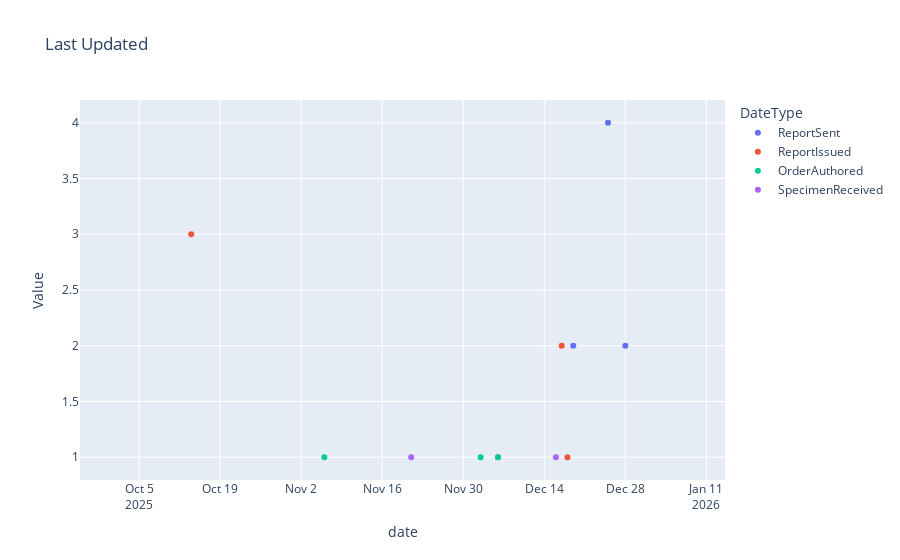
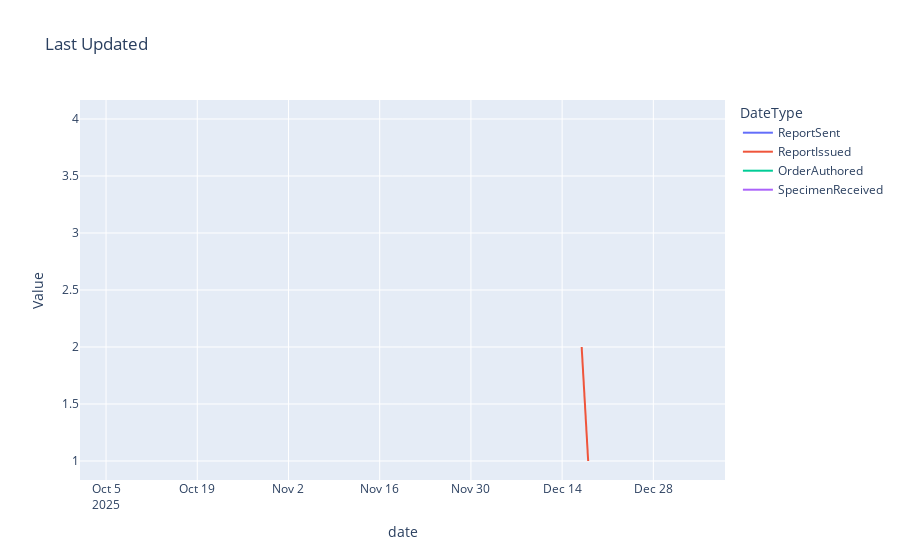

Write notebook code for charts like these, in order.
### Code cell
dti = pd.date_range("2025-10-01", periods=100, freq="d").to_frame(index=False, name="date")
dti['date'] = dti['date'].dt.date

df['ReportSentDT'] = df['lastUdatedDate'].dt.date
df['ReportIssuedDT'] = df['issuedDate'].dt.date
df['OrderAuthoredDT'] = df['authoredOnDate'].dt.date
df['SpecimenReceivedDT'] = df['receivedDate'].dt.date

dfA = df.groupby(['ReportSentDT']).size().reset_index(name='ReportSent')
dfB = df.groupby(['ReportIssuedDT']).size().reset_index(name='ReportIssued')
dfC = df.groupby(['OrderAuthoredDT']).size().reset_index(name='OrderAuthored')
dfD = df.groupby(['SpecimenReceivedDT']).size().reset_index(name='SpecimenReceived')

df_merged = pd.merge(dti, dfA, left_on='date', right_on='ReportSentDT', how='left')
df_merged = pd.merge(df_merged, dfB, left_on='date', right_on='ReportIssuedDT', how='left')
df_merged = pd.merge(df_merged, dfC, left_on='date', right_on='OrderAuthoredDT', how='left')
df_merged = pd.merge(df_merged, dfD, left_on='date', right_on='SpecimenReceivedDT', how='left')
df_merged.drop(columns=['ReportSentDT', 'ReportIssuedDT', 'OrderAuthoredDT','SpecimenReceivedDT'], inplace=True)

dfmelt = df_merged.melt(id_vars=["date"],
        var_name="DateType",
        value_name="Value")

fig = px.scatter(dfmelt,x="date", y="Value", color="DateType",  title="Last Updated")
fig.show()

fig = px.line(dfmelt,x="date", y="Value", color="DateType",  title="Last Updated")
fig.show()

dfmelt

### Figure 1 — Plotly figure (JSON) as saved in the notebook; plotly's stock layout.template omitted (floating-point values rounded to 4 significant figures)
{"data": [{"hovertemplate": "DateType=ReportSent<br>date=%{x}<br>Value=%{y}<extra></extra>", "legendgroup": "ReportSent", "marker": {"color": "#636efa", "symbol": "circle"}, "mode": "markers", "name": "ReportSent", "orientation": "v", "showlegend": true, "x": ["2025-10-01", "2025-10-02", "2025-10-03", "2025-10-04", "2025-10-05", "2025-10-06", "2025-10-07", "2025-10-08", "2025-10-09", "2025-10-10", "2025-10-11", "2025-10-12", "2025-10-13", "2025-10-14", "2025-10-15", "2025-10-16", "2025-10-17", "2025-10-18", "2025-10-19", "2025-10-20", "2025-10-21", "2025-10-22", "2025-10-23", "2025-10-24", "2025-10-25", "2025-10-26", "2025-10-27", "2025-10-28", "2025-10-29", "2025-10-30", "2025-10-31", "2025-11-01", "2025-11-02", "2025-11-03", "2025-11-04", "2025-11-05", "2025-11-06", "2025-11-07", "2025-11-08", "2025-11-09", "2025-11-10", "2025-11-11", "2025-11-12", "2025-11-13", "2025-11-14", "2025-11-15", "2025-11-16", "2025-11-17", "2025-11-18", "2025-11-19", "2025-11-20", "2025-11-21", "2025-11-22", "2025-11-23", "2025-11-24", "2025-11-25", "2025-11-26", "2025-11-27", "2025-11-28", "2025-11-29", "2025-11-30", "2025-12-01", "2025-12-02", "2025-12-03", "2025-12-04", "2025-12-05", "2025-12-06", "2025-12-07", "2025-12-08", "2025-12-09", "2025-12-10", "2025-12-11", "2025-12-12", "2025-12-13", "2025-12-14", "2025-12-15", "2025-12-16", "2025-12-17", "2025-12-18", "2025-12-19", "2025-12-20", "2025-12-21", "2025-12-22", "2025-12-23", "2025-12-24", "2025-12-25", "2025-12-26", "2025-12-27", "2025-12-28", "2025-12-29", "2025-12-30", "2025-12-31", "2026-01-01", "2026-01-02", "2026-01-03", "2026-01-04", "2026-01-05", "2026-01-06", "2026-01-07", "2026-01-08"], "xaxis": "x", "y": [NaN, NaN, NaN, NaN, NaN, NaN, NaN, NaN, NaN, NaN, NaN, NaN, NaN, NaN, NaN, NaN, NaN, NaN, NaN, NaN, NaN, NaN, NaN, NaN, NaN, NaN, NaN, NaN, NaN, NaN, NaN, NaN, NaN, NaN, NaN, NaN, NaN, NaN, NaN, NaN, NaN, NaN, NaN, NaN, NaN, NaN, NaN, NaN, NaN, NaN, NaN, NaN, NaN, NaN, NaN, NaN, NaN, NaN, NaN, NaN, NaN, NaN, NaN, NaN, NaN, NaN, NaN, NaN, NaN, NaN, NaN, NaN, NaN, NaN, NaN, NaN, NaN, NaN, NaN, 2.0, NaN, NaN, NaN, NaN, NaN, 4.0, NaN, NaN, 2.0, NaN, NaN, NaN, NaN, NaN, NaN, NaN, NaN, NaN, NaN, NaN], "yaxis": "y", "type": "scatter"}, {"hovertemplate": "DateType=ReportIssued<br>date=%{x}<br>Value=%{y}<extra></extra>", "legendgroup": "ReportIssued", "marker": {"color": "#EF553B", "symbol": "circle"}, "mode": "markers", "name": "ReportIssued", "orientation": "v", "showlegend": true, "x": ["2025-10-01", "2025-10-02", "2025-10-03", "2025-10-04", "2025-10-05", "2025-10-06", "2025-10-07", "2025-10-08", "2025-10-09", "2025-10-10", "2025-10-11", "2025-10-12", "2025-10-13", "2025-10-14", "2025-10-15", "2025-10-16", "2025-10-17", "2025-10-18", "2025-10-19", "2025-10-20", "2025-10-21", "2025-10-22", "2025-10-23", "2025-10-24", "2025-10-25", "2025-10-26", "2025-10-27", "2025-10-28", "2025-10-29", "2025-10-30", "2025-10-31", "2025-11-01", "2025-11-02", "2025-11-03", "2025-11-04", "2025-11-05", "2025-11-06", "2025-11-07", "2025-11-08", "2025-11-09", "2025-11-10", "2025-11-11", "2025-11-12", "2025-11-13", "2025-11-14", "2025-11-15", "2025-11-16", "2025-11-17", "2025-11-18", "2025-11-19", "2025-11-20", "2025-11-21", "2025-11-22", "2025-11-23", "2025-11-24", "2025-11-25", "2025-11-26", "2025-11-27", "2025-11-28", "2025-11-29", "2025-11-30", "2025-12-01", "2025-12-02", "2025-12-03", "2025-12-04", "2025-12-05", "2025-12-06", "2025-12-07", "2025-12-08", "2025-12-09", "2025-12-10", "2025-12-11", "2025-12-12", "2025-12-13", "2025-12-14", "2025-12-15", "2025-12-16", "2025-12-17", "2025-12-18", "2025-12-19", "2025-12-20", "2025-12-21", "2025-12-22", "2025-12-23", "2025-12-24", "2025-12-25", "2025-12-26", "2025-12-27", "2025-12-28", "2025-12-29", "2025-12-30", "2025-12-31", "2026-01-01", "2026-01-02", "2026-01-03", "2026-01-04", "2026-01-05", "2026-01-06", "2026-01-07", "2026-01-08"], "xaxis": "x", "y": [NaN, NaN, NaN, NaN, NaN, NaN, NaN, NaN, NaN, NaN, NaN, NaN, NaN, 3.0, NaN, NaN, NaN, NaN, NaN, NaN, NaN, NaN, NaN, NaN, NaN, NaN, NaN, NaN, NaN, NaN, NaN, NaN, NaN, NaN, NaN, NaN, NaN, NaN, NaN, NaN, NaN, NaN, NaN, NaN, NaN, NaN, NaN, NaN, NaN, NaN, NaN, NaN, NaN, NaN, NaN, NaN, NaN, NaN, NaN, NaN, NaN, NaN, NaN, NaN, NaN, NaN, 1.0, NaN, NaN, NaN, NaN, NaN, NaN, NaN, NaN, NaN, NaN, 2.0, 1.0, NaN, NaN, NaN, NaN, NaN, NaN, NaN, NaN, NaN, NaN, NaN, NaN, NaN, NaN, NaN, NaN, NaN, NaN, NaN, NaN, NaN], "yaxis": "y", "type": "scatter"}, {"hovertemplate": "DateType=OrderAuthored<br>date=%{x}<br>Value=%{y}<extra></extra>", "legendgroup": "OrderAuthored", "marker": {"color": "#00cc96", "symbol": "circle"}, "mode": "markers", "name": "OrderAuthored", "orientation": "v", "showlegend": true, "x": ["2025-10-01", "2025-10-02", "2025-10-03", "2025-10-04", "2025-10-05", "2025-10-06", "2025-10-07", "2025-10-08", "2025-10-09", "2025-10-10", "2025-10-11", "2025-10-12", "2025-10-13", "2025-10-14", "2025-10-15", "2025-10-16", "2025-10-17", "2025-10-18", "2025-10-19", "2025-10-20", "2025-10-21", "2025-10-22", "2025-10-23", "2025-10-24", "2025-10-25", "2025-10-26", "2025-10-27", "2025-10-28", "2025-10-29", "2025-10-30", "2025-10-31", "2025-11-01", "2025-11-02", "2025-11-03", "2025-11-04", "2025-11-05", "2025-11-06", "2025-11-07", "2025-11-08", "2025-11-09", "2025-11-10", "2025-11-11", "2025-11-12", "2025-11-13", "2025-11-14", "2025-11-15", "2025-11-16", "2025-11-17", "2025-11-18", "2025-11-19", "2025-11-20", "2025-11-21", "2025-11-22", "2025-11-23", "2025-11-24", "2025-11-25", "2025-11-26", "2025-11-27", "2025-11-28", "2025-11-29", "2025-11-30", "2025-12-01", "2025-12-02", "2025-12-03", "2025-12-04", "2025-12-05", "2025-12-06", "2025-12-07", "2025-12-08", "2025-12-09", "2025-12-10", "2025-12-11", "2025-12-12", "2025-12-13", "2025-12-14", "2025-12-15", "2025-12-16", "2025-12-17", "2025-12-18", "2025-12-19", "2025-12-20", "2025-12-21", "2025-12-22", "2025-12-23", "2025-12-24", "2025-12-25", "2025-12-26", "2025-12-27", "2025-12-28", "2025-12-29", "2025-12-30", "2025-12-31", "2026-01-01", "2026-01-02", "2026-01-03", "2026-01-04", "2026-01-05", "2026-01-06", "2026-01-07", "2026-01-08"], "xaxis": "x", "y": [NaN, NaN, NaN, NaN, NaN, NaN, NaN, NaN, NaN, NaN, NaN, NaN, NaN, NaN, NaN, NaN, NaN, NaN, NaN, NaN, NaN, NaN, NaN, NaN, NaN, NaN, NaN, NaN, NaN, NaN, NaN, NaN, NaN, NaN, NaN, NaN, 1.0, NaN, NaN, NaN, NaN, NaN, NaN, NaN, NaN, NaN, NaN, NaN, NaN, NaN, NaN, NaN, NaN, NaN, NaN, NaN, NaN, NaN, NaN, NaN, NaN, NaN, NaN, 1.0, NaN, NaN, 1.0, NaN, NaN, NaN, NaN, NaN, NaN, NaN, NaN, NaN, NaN, NaN, NaN, NaN, NaN, NaN, NaN, NaN, NaN, NaN, NaN, NaN, NaN, NaN, NaN, NaN, NaN, NaN, NaN, NaN, NaN, NaN, NaN, NaN], "yaxis": "y", "type": "scatter"}, {"hovertemplate": "DateType=SpecimenReceived<br>date=%{x}<br>Value=%{y}<extra></extra>", "legendgroup": "SpecimenReceived", "marker": {"color": "#ab63fa", "symbol": "circle"}, "mode": "markers", "name": "SpecimenReceived", "orientation": "v", "showlegend": true, "x": ["2025-10-01", "2025-10-02", "2025-10-03", "2025-10-04", "2025-10-05", "2025-10-06", "2025-10-07", "2025-10-08", "2025-10-09", "2025-10-10", "2025-10-11", "2025-10-12", "2025-10-13", "2025-10-14", "2025-10-15", "2025-10-16", "2025-10-17", "2025-10-18", "2025-10-19", "2025-10-20", "2025-10-21", "2025-10-22", "2025-10-23", "2025-10-24", "2025-10-25", "2025-10-26", "2025-10-27", "2025-10-28", "2025-10-29", "2025-10-30", "2025-10-31", "2025-11-01", "2025-11-02", "2025-11-03", "2025-11-04", "2025-11-05", "2025-11-06", "2025-11-07", "2025-11-08", "2025-11-09", "2025-11-10", "2025-11-11", "2025-11-12", "2025-11-13", "2025-11-14", "2025-11-15", "2025-11-16", "2025-11-17", "2025-11-18", "2025-11-19", "2025-11-20", "2025-11-21", "2025-11-22", "2025-11-23", "2025-11-24", "2025-11-25", "2025-11-26", "2025-11-27", "2025-11-28", "2025-11-29", "2025-11-30", "2025-12-01", "2025-12-02", "2025-12-03", "2025-12-04", "2025-12-05", "2025-12-06", "2025-12-07", "2025-12-08", "2025-12-09", "2025-12-10", "2025-12-11", "2025-12-12", "2025-12-13", "2025-12-14", "2025-12-15", "2025-12-16", "2025-12-17", "2025-12-18", "2025-12-19", "2025-12-20", "2025-12-21", "2025-12-22", "2025-12-23", "2025-12-24", "2025-12-25", "2025-12-26", "2025-12-27", "2025-12-28", "2025-12-29", "2025-12-30", "2025-12-31", "2026-01-01", "2026-01-02", "2026-01-03", "2026-01-04", "2026-01-05", "2026-01-06", "2026-01-07", "2026-01-08"], "xaxis": "x", "y": [NaN, NaN, NaN, NaN, NaN, NaN, NaN, NaN, NaN, NaN, NaN, NaN, NaN, NaN, NaN, NaN, NaN, NaN, NaN, NaN, NaN, NaN, NaN, NaN, NaN, NaN, NaN, NaN, NaN, NaN, NaN, NaN, NaN, NaN, NaN, NaN, NaN, NaN, NaN, NaN, NaN, NaN, NaN, NaN, NaN, NaN, NaN, NaN, NaN, NaN, NaN, 1.0, NaN, NaN, NaN, NaN, NaN, NaN, NaN, NaN, NaN, NaN, NaN, NaN, NaN, NaN, NaN, NaN, NaN, NaN, NaN, NaN, NaN, NaN, NaN, NaN, 1.0, NaN, NaN, NaN, NaN, NaN, NaN, NaN, NaN, NaN, NaN, NaN, NaN, NaN, NaN, NaN, NaN, NaN, NaN, NaN, NaN, NaN, NaN, NaN], "yaxis": "y", "type": "scatter"}], "layout": {"xaxis": {"anchor": "y", "domain": [0.0, 1.0], "title": {"text": "date"}}, "yaxis": {"anchor": "x", "domain": [0.0, 1.0], "title": {"text": "Value"}}, "legend": {"title": {"text": "DateType"}, "tracegroupgap": 0}, "title": {"text": "Last Updated"}}}

### Figure 2 — Plotly figure (JSON) as saved in the notebook; plotly's stock layout.template omitted (floating-point values rounded to 4 significant figures)
{"data": [{"hovertemplate": "DateType=ReportSent<br>date=%{x}<br>Value=%{y}<extra></extra>", "legendgroup": "ReportSent", "line": {"color": "#636efa", "dash": "solid"}, "marker": {"symbol": "circle"}, "mode": "lines", "name": "ReportSent", "orientation": "v", "showlegend": true, "x": ["2025-10-01", "2025-10-02", "2025-10-03", "2025-10-04", "2025-10-05", "2025-10-06", "2025-10-07", "2025-10-08", "2025-10-09", "2025-10-10", "2025-10-11", "2025-10-12", "2025-10-13", "2025-10-14", "2025-10-15", "2025-10-16", "2025-10-17", "2025-10-18", "2025-10-19", "2025-10-20", "2025-10-21", "2025-10-22", "2025-10-23", "2025-10-24", "2025-10-25", "2025-10-26", "2025-10-27", "2025-10-28", "2025-10-29", "2025-10-30", "2025-10-31", "2025-11-01", "2025-11-02", "2025-11-03", "2025-11-04", "2025-11-05", "2025-11-06", "2025-11-07", "2025-11-08", "2025-11-09", "2025-11-10", "2025-11-11", "2025-11-12", "2025-11-13", "2025-11-14", "2025-11-15", "2025-11-16", "2025-11-17", "2025-11-18", "2025-11-19", "2025-11-20", "2025-11-21", "2025-11-22", "2025-11-23", "2025-11-24", "2025-11-25", "2025-11-26", "2025-11-27", "2025-11-28", "2025-11-29", "2025-11-30", "2025-12-01", "2025-12-02", "2025-12-03", "2025-12-04", "2025-12-05", "2025-12-06", "2025-12-07", "2025-12-08", "2025-12-09", "2025-12-10", "2025-12-11", "2025-12-12", "2025-12-13", "2025-12-14", "2025-12-15", "2025-12-16", "2025-12-17", "2025-12-18", "2025-12-19", "2025-12-20", "2025-12-21", "2025-12-22", "2025-12-23", "2025-12-24", "2025-12-25", "2025-12-26", "2025-12-27", "2025-12-28", "2025-12-29", "2025-12-30", "2025-12-31", "2026-01-01", "2026-01-02", "2026-01-03", "2026-01-04", "2026-01-05", "2026-01-06", "2026-01-07", "2026-01-08"], "xaxis": "x", "y": [NaN, NaN, NaN, NaN, NaN, NaN, NaN, NaN, NaN, NaN, NaN, NaN, NaN, NaN, NaN, NaN, NaN, NaN, NaN, NaN, NaN, NaN, NaN, NaN, NaN, NaN, NaN, NaN, NaN, NaN, NaN, NaN, NaN, NaN, NaN, NaN, NaN, NaN, NaN, NaN, NaN, NaN, NaN, NaN, NaN, NaN, NaN, NaN, NaN, NaN, NaN, NaN, NaN, NaN, NaN, NaN, NaN, NaN, NaN, NaN, NaN, NaN, NaN, NaN, NaN, NaN, NaN, NaN, NaN, NaN, NaN, NaN, NaN, NaN, NaN, NaN, NaN, NaN, NaN, 2.0, NaN, NaN, NaN, NaN, NaN, 4.0, NaN, NaN, 2.0, NaN, NaN, NaN, NaN, NaN, NaN, NaN, NaN, NaN, NaN, NaN], "yaxis": "y", "type": "scatter"}, {"hovertemplate": "DateType=ReportIssued<br>date=%{x}<br>Value=%{y}<extra></extra>", "legendgroup": "ReportIssued", "line": {"color": "#EF553B", "dash": "solid"}, "marker": {"symbol": "circle"}, "mode": "lines", "name": "ReportIssued", "orientation": "v", "showlegend": true, "x": ["2025-10-01", "2025-10-02", "2025-10-03", "2025-10-04", "2025-10-05", "2025-10-06", "2025-10-07", "2025-10-08", "2025-10-09", "2025-10-10", "2025-10-11", "2025-10-12", "2025-10-13", "2025-10-14", "2025-10-15", "2025-10-16", "2025-10-17", "2025-10-18", "2025-10-19", "2025-10-20", "2025-10-21", "2025-10-22", "2025-10-23", "2025-10-24", "2025-10-25", "2025-10-26", "2025-10-27", "2025-10-28", "2025-10-29", "2025-10-30", "2025-10-31", "2025-11-01", "2025-11-02", "2025-11-03", "2025-11-04", "2025-11-05", "2025-11-06", "2025-11-07", "2025-11-08", "2025-11-09", "2025-11-10", "2025-11-11", "2025-11-12", "2025-11-13", "2025-11-14", "2025-11-15", "2025-11-16", "2025-11-17", "2025-11-18", "2025-11-19", "2025-11-20", "2025-11-21", "2025-11-22", "2025-11-23", "2025-11-24", "2025-11-25", "2025-11-26", "2025-11-27", "2025-11-28", "2025-11-29", "2025-11-30", "2025-12-01", "2025-12-02", "2025-12-03", "2025-12-04", "2025-12-05", "2025-12-06", "2025-12-07", "2025-12-08", "2025-12-09", "2025-12-10", "2025-12-11", "2025-12-12", "2025-12-13", "2025-12-14", "2025-12-15", "2025-12-16", "2025-12-17", "2025-12-18", "2025-12-19", "2025-12-20", "2025-12-21", "2025-12-22", "2025-12-23", "2025-12-24", "2025-12-25", "2025-12-26", "2025-12-27", "2025-12-28", "2025-12-29", "2025-12-30", "2025-12-31", "2026-01-01", "2026-01-02", "2026-01-03", "2026-01-04", "2026-01-05", "2026-01-06", "2026-01-07", "2026-01-08"], "xaxis": "x", "y": [NaN, NaN, NaN, NaN, NaN, NaN, NaN, NaN, NaN, NaN, NaN, NaN, NaN, 3.0, NaN, NaN, NaN, NaN, NaN, NaN, NaN, NaN, NaN, NaN, NaN, NaN, NaN, NaN, NaN, NaN, NaN, NaN, NaN, NaN, NaN, NaN, NaN, NaN, NaN, NaN, NaN, NaN, NaN, NaN, NaN, NaN, NaN, NaN, NaN, NaN, NaN, NaN, NaN, NaN, NaN, NaN, NaN, NaN, NaN, NaN, NaN, NaN, NaN, NaN, NaN, NaN, 1.0, NaN, NaN, NaN, NaN, NaN, NaN, NaN, NaN, NaN, NaN, 2.0, 1.0, NaN, NaN, NaN, NaN, NaN, NaN, NaN, NaN, NaN, NaN, NaN, NaN, NaN, NaN, NaN, NaN, NaN, NaN, NaN, NaN, NaN], "yaxis": "y", "type": "scatter"}, {"hovertemplate": "DateType=OrderAuthored<br>date=%{x}<br>Value=%{y}<extra></extra>", "legendgroup": "OrderAuthored", "line": {"color": "#00cc96", "dash": "solid"}, "marker": {"symbol": "circle"}, "mode": "lines", "name": "OrderAuthored", "orientation": "v", "showlegend": true, "x": ["2025-10-01", "2025-10-02", "2025-10-03", "2025-10-04", "2025-10-05", "2025-10-06", "2025-10-07", "2025-10-08", "2025-10-09", "2025-10-10", "2025-10-11", "2025-10-12", "2025-10-13", "2025-10-14", "2025-10-15", "2025-10-16", "2025-10-17", "2025-10-18", "2025-10-19", "2025-10-20", "2025-10-21", "2025-10-22", "2025-10-23", "2025-10-24", "2025-10-25", "2025-10-26", "2025-10-27", "2025-10-28", "2025-10-29", "2025-10-30", "2025-10-31", "2025-11-01", "2025-11-02", "2025-11-03", "2025-11-04", "2025-11-05", "2025-11-06", "2025-11-07", "2025-11-08", "2025-11-09", "2025-11-10", "2025-11-11", "2025-11-12", "2025-11-13", "2025-11-14", "2025-11-15", "2025-11-16", "2025-11-17", "2025-11-18", "2025-11-19", "2025-11-20", "2025-11-21", "2025-11-22", "2025-11-23", "2025-11-24", "2025-11-25", "2025-11-26", "2025-11-27", "2025-11-28", "2025-11-29", "2025-11-30", "2025-12-01", "2025-12-02", "2025-12-03", "2025-12-04", "2025-12-05", "2025-12-06", "2025-12-07", "2025-12-08", "2025-12-09", "2025-12-10", "2025-12-11", "2025-12-12", "2025-12-13", "2025-12-14", "2025-12-15", "2025-12-16", "2025-12-17", "2025-12-18", "2025-12-19", "2025-12-20", "2025-12-21", "2025-12-22", "2025-12-23", "2025-12-24", "2025-12-25", "2025-12-26", "2025-12-27", "2025-12-28", "2025-12-29", "2025-12-30", "2025-12-31", "2026-01-01", "2026-01-02", "2026-01-03", "2026-01-04", "2026-01-05", "2026-01-06", "2026-01-07", "2026-01-08"], "xaxis": "x", "y": [NaN, NaN, NaN, NaN, NaN, NaN, NaN, NaN, NaN, NaN, NaN, NaN, NaN, NaN, NaN, NaN, NaN, NaN, NaN, NaN, NaN, NaN, NaN, NaN, NaN, NaN, NaN, NaN, NaN, NaN, NaN, NaN, NaN, NaN, NaN, NaN, 1.0, NaN, NaN, NaN, NaN, NaN, NaN, NaN, NaN, NaN, NaN, NaN, NaN, NaN, NaN, NaN, NaN, NaN, NaN, NaN, NaN, NaN, NaN, NaN, NaN, NaN, NaN, 1.0, NaN, NaN, 1.0, NaN, NaN, NaN, NaN, NaN, NaN, NaN, NaN, NaN, NaN, NaN, NaN, NaN, NaN, NaN, NaN, NaN, NaN, NaN, NaN, NaN, NaN, NaN, NaN, NaN, NaN, NaN, NaN, NaN, NaN, NaN, NaN, NaN], "yaxis": "y", "type": "scatter"}, {"hovertemplate": "DateType=SpecimenReceived<br>date=%{x}<br>Value=%{y}<extra></extra>", "legendgroup": "SpecimenReceived", "line": {"color": "#ab63fa", "dash": "solid"}, "marker": {"symbol": "circle"}, "mode": "lines", "name": "SpecimenReceived", "orientation": "v", "showlegend": true, "x": ["2025-10-01", "2025-10-02", "2025-10-03", "2025-10-04", "2025-10-05", "2025-10-06", "2025-10-07", "2025-10-08", "2025-10-09", "2025-10-10", "2025-10-11", "2025-10-12", "2025-10-13", "2025-10-14", "2025-10-15", "2025-10-16", "2025-10-17", "2025-10-18", "2025-10-19", "2025-10-20", "2025-10-21", "2025-10-22", "2025-10-23", "2025-10-24", "2025-10-25", "2025-10-26", "2025-10-27", "2025-10-28", "2025-10-29", "2025-10-30", "2025-10-31", "2025-11-01", "2025-11-02", "2025-11-03", "2025-11-04", "2025-11-05", "2025-11-06", "2025-11-07", "2025-11-08", "2025-11-09", "2025-11-10", "2025-11-11", "2025-11-12", "2025-11-13", "2025-11-14", "2025-11-15", "2025-11-16", "2025-11-17", "2025-11-18", "2025-11-19", "2025-11-20", "2025-11-21", "2025-11-22", "2025-11-23", "2025-11-24", "2025-11-25", "2025-11-26", "2025-11-27", "2025-11-28", "2025-11-29", "2025-11-30", "2025-12-01", "2025-12-02", "2025-12-03", "2025-12-04", "2025-12-05", "2025-12-06", "2025-12-07", "2025-12-08", "2025-12-09", "2025-12-10", "2025-12-11", "2025-12-12", "2025-12-13", "2025-12-14", "2025-12-15", "2025-12-16", "2025-12-17", "2025-12-18", "2025-12-19", "2025-12-20", "2025-12-21", "2025-12-22", "2025-12-23", "2025-12-24", "2025-12-25", "2025-12-26", "2025-12-27", "2025-12-28", "2025-12-29", "2025-12-30", "2025-12-31", "2026-01-01", "2026-01-02", "2026-01-03", "2026-01-04", "2026-01-05", "2026-01-06", "2026-01-07", "2026-01-08"], "xaxis": "x", "y": [NaN, NaN, NaN, NaN, NaN, NaN, NaN, NaN, NaN, NaN, NaN, NaN, NaN, NaN, NaN, NaN, NaN, NaN, NaN, NaN, NaN, NaN, NaN, NaN, NaN, NaN, NaN, NaN, NaN, NaN, NaN, NaN, NaN, NaN, NaN, NaN, NaN, NaN, NaN, NaN, NaN, NaN, NaN, NaN, NaN, NaN, NaN, NaN, NaN, NaN, NaN, 1.0, NaN, NaN, NaN, NaN, NaN, NaN, NaN, NaN, NaN, NaN, NaN, NaN, NaN, NaN, NaN, NaN, NaN, NaN, NaN, NaN, NaN, NaN, NaN, NaN, 1.0, NaN, NaN, NaN, NaN, NaN, NaN, NaN, NaN, NaN, NaN, NaN, NaN, NaN, NaN, NaN, NaN, NaN, NaN, NaN, NaN, NaN, NaN, NaN], "yaxis": "y", "type": "scatter"}], "layout": {"xaxis": {"anchor": "y", "domain": [0.0, 1.0], "title": {"text": "date"}}, "yaxis": {"anchor": "x", "domain": [0.0, 1.0], "title": {"text": "Value"}}, "legend": {"title": {"text": "DateType"}, "tracegroupgap": 0}, "title": {"text": "Last Updated"}}}
